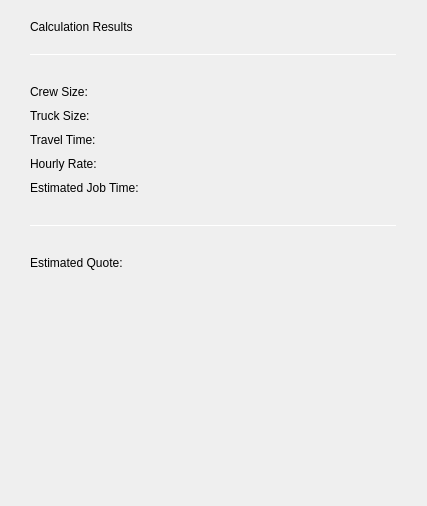
                       <widget class="QFrame" name="calc_result_frame">
                        <property name="minimumSize">
                         <size>
                          <width>427</width>
                          <height>506</height>
                         </size>
                        </property>
                        <property name="maximumSize">
                         <size>
                          <width>16777215</width>
                          <height>506</height>
                         </size>
                        </property>
                        <layout class="QVBoxLayout" name="calc_result_frame_2" stretch="0,0,0,0,0,1">
                         <property name="spacing">
                          <number>0</number>
                         </property>
                         <property name="leftMargin">
                          <number>30</number>
                         </property>
                         <property name="topMargin">
                          <number>20</number>
                         </property>
                         <property name="rightMargin">
                          <number>30</number>
                         </property>
                         <property name="bottomMargin">
                          <number>0</number>
                         </property>
                         <item>
                          <widget class="QLabel" name="calc_result_header">
                           <property name="text">
                            <string>Calculation Results</string>
                           </property>
                          </widget>
                         </item>
                         <item>
                          <spacer name="verticalSpacer_3">
                           <property name="orientation">
                            <enum>Qt::Vertical</enum>
                           </property>
                           <property name="sizeHint" stdset="0">
                            <size>
                             <width>20</width>
                             <height>20</height>
                            </size>
                           </property>
                          </spacer>
                         </item>
                         <item>
                          <widget class="Line" name="calc_calc_result_top_line">
                           <property name="maximumSize">
                            <size>
                             <width>16777215</width>
                             <height>1</height>
                            </size>
                           </property>
                           <property name="styleSheet">
                            <string notr="true"/>
                           </property>
                           <property name="frameShadow">
                            <enum>QFrame::Sunken</enum>
                           </property>
                           <property name="lineWidth">
                            <number>1</number>
                           </property>
                           <property name="orientation">
                            <enum>Qt::Horizontal</enum>
                           </property>
                          </widget>
                         </item>
                         <item>
                          <widget class="QFrame" name="calc_result_info_frame">
                           <layout class="QGridLayout" name="calc_result_info_layout">
                            <property name="leftMargin">
                             <number>0</number>
                            </property>
                            <property name="topMargin">
                             <number>30</number>
                            </property>
                            <property name="rightMargin">
                             <number>0</number>
                            </property>
                            <property name="bottomMargin">
                             <number>30</number>
                            </property>
                            <property name="horizontalSpacing">
                             <number>0</number>
                            </property>
                            <property name="verticalSpacing">
                             <number>10</number>
                            </property>
                            <item row="0" column="0">
                             <widget class="QLabel" name="calc_result_crew_size_label">
                              <property name="text">
                               <string>Crew Size:</string>
                              </property>
                             </widget>
                            </item>
                            <item row="3" column="0">
                             <widget class="QLabel" name="calc_result_hr_label">
                              <property name="text">
                               <string>Hourly Rate:</string>
                              </property>
                             </widget>
                            </item>
                            <item row="3" column="1" alignment="Qt::AlignRight">
                             <widget class="QLabel" name="calc_result_hr_info"/>
                            </item>
                            <item row="2" column="1" alignment="Qt::AlignRight">
                             <widget class="QLabel" name="calc_result_travel_time_info"/>
                            </item>
                            <item row="4" column="1" alignment="Qt::AlignRight">
                             <widget class="QLabel" name="calc_result_est_info"/>
                            </item>
                            <item row="1" column="1" alignment="Qt::AlignRight">
                             <widget class="QLabel" name="calc_result_truck_size_info"/>
                            </item>
                            <item row="0" column="1" alignment="Qt::AlignRight">
                             <widget class="QLabel" name="calc_result_crew_size_info"/>
                            </item>
                            <item row="2" column="0">
                             <widget class="QLabel" name="calc_result_travel_time_label">
                              <property name="text">
                               <string>Travel Time:</string>
                              </property>
                             </widget>
                            </item>
                            <item row="4" column="0">
                             <widget class="QLabel" name="calc_result_est_label">
                              <property name="text">
                               <string>Estimated Job Time:</string>
                              </property>
                             </widget>
                            </item>
                            <item row="1" column="0">
                             <widget class="QLabel" name="calc_result_truck_size_label">
                              <property name="text">
                               <string>Truck Size:</string>
                              </property>
                             </widget>
                            </item>
                           </layout>
                          </widget>
                         </item>
                         <item>
                          <widget class="Line" name="calc_result_bottom_line">
                           <property name="maximumSize">
                            <size>
                             <width>16777215</width>
                             <height>1</height>
                            </size>
                           </property>
                           <property name="orientation">
                            <enum>Qt::Horizontal</enum>
                           </property>
                          </widget>
                         </item>
                         <item alignment="Qt::AlignTop">
                          <widget class="QFrame" name="cacl_result_quote_frame">
                           <layout class="QHBoxLayout" name="cacl_result_quote_layout">
                            <property name="spacing">
                             <number>0</number>
                            </property>
                            <property name="leftMargin">
                             <number>0</number>
                            </property>
                            <property name="topMargin">
                             <number>30</number>
                            </property>
                            <property name="rightMargin">
                             <number>0</number>
                            </property>
                            <property name="bottomMargin">
                             <number>0</number>
                            </property>
                            <item>
                             <widget class="QLabel" name="calc_result_quote_label">
                              <property name="text">
                               <string>Estimated Quote:</string>
                              </property>
                             </widget>
                            </item>
                            <item alignment="Qt::AlignRight">
                             <widget class="QLabel" name="calc_result_quote_info"/>
                            </item>
                           </layout>
                          </widget>
                         </item>
                        </layout>
                       </widget>
